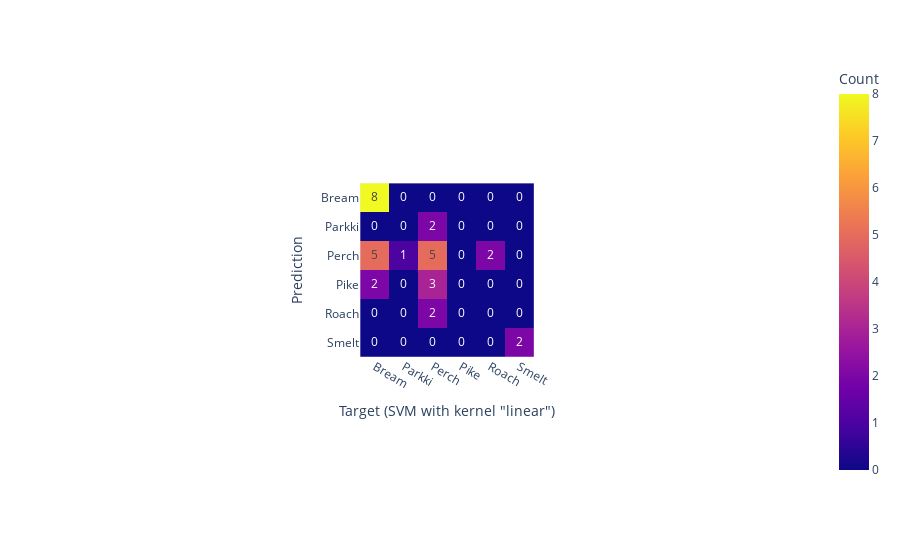

The notebook cell this image was saved under:
### Code cell
# 4. kNN
import plotly.express as px
from sklearn.neighbors import KNeighborsClassifier
from sklearn.model_selection import GridSearchCV

# число соседей для перебора
n_neigh = np.arange(3, 10)

model_KNN = KNeighborsClassifier()
params = {'n_neighbors': n_neigh}

grid_search = GridSearchCV(estimator=model_KNN, param_grid = params, cv = 6)

grid_search.fit(x_train, y_train)

best_model = grid_search.best_estimator_

y_predict = best_model.predict(x_test)
y_knn_predict = y_predict

# визуализируем
print(classification_report(y_predict, y_test, zero_division=0))

cm = confusion_matrix(y_test, y_predict)

plt.rcParams['figure.figsize'] = (10, 10)
fig = px.imshow(
    cm,
    text_auto=True,
    labels=dict(x="Predicted Class", y="True Class", color="Count"),
    x=class_names,
    y=class_names
)
fig.update_layout(xaxis_title=f'Target (SVM with kernel "{k}")', yaxis_title='Prediction')
# построена матрица ошибок – обученная модель плохо справилась с предсказанием объектов

### Figure 1 — Plotly figure (JSON) as saved in the notebook; plotly's stock layout.template omitted (floating-point values rounded to 4 significant figures)
{"data": [{"coloraxis": "coloraxis", "hovertemplate": "Predicted Class: %{x}<br>True Class: %{y}<br>Count: %{z}<extra></extra>", "name": "0", "texttemplate": "%{z}", "type": "heatmap", "x": ["Bream", "Parkki", "Perch", "Pike", "Roach", "Smelt"], "xaxis": "x", "y": ["Bream", "Parkki", "Perch", "Pike", "Roach", "Smelt"], "yaxis": "y", "z": [[8, 0, 0, 0, 0, 0], [0, 0, 2, 0, 0, 0], [5, 1, 5, 0, 2, 0], [2, 0, 3, 0, 0, 0], [0, 0, 2, 0, 0, 0], [0, 0, 0, 0, 0, 2]]}], "layout": {"autosize": true, "coloraxis": {"colorbar": {"title": {"text": "Count"}}, "colorscale": [[0, "#0d0887"], [0.1111, "#46039f"], [0.2222, "#7201a8"], [0.3333, "#9c179e"], [0.4444, "#bd3786"], [0.5556, "#d8576b"], [0.6667, "#ed7953"], [0.7778, "#fb9f3a"], [0.8889, "#fdca26"], [1, "#f0f921"]]}, "margin": {"t": 60}, "xaxis": {"anchor": "y", "autorange": true, "constrain": "domain", "domain": [0.3817, 0.6183], "range": [-0.5, 5.5], "scaleanchor": "y", "title": {"text": "Target (SVM with kernel \"linear\")"}, "type": "category"}, "yaxis": {"anchor": "x", "autorange": true, "constrain": "domain", "domain": [0, 1], "range": [5.5, -0.5], "title": {"text": "Prediction"}, "type": "category"}}}
